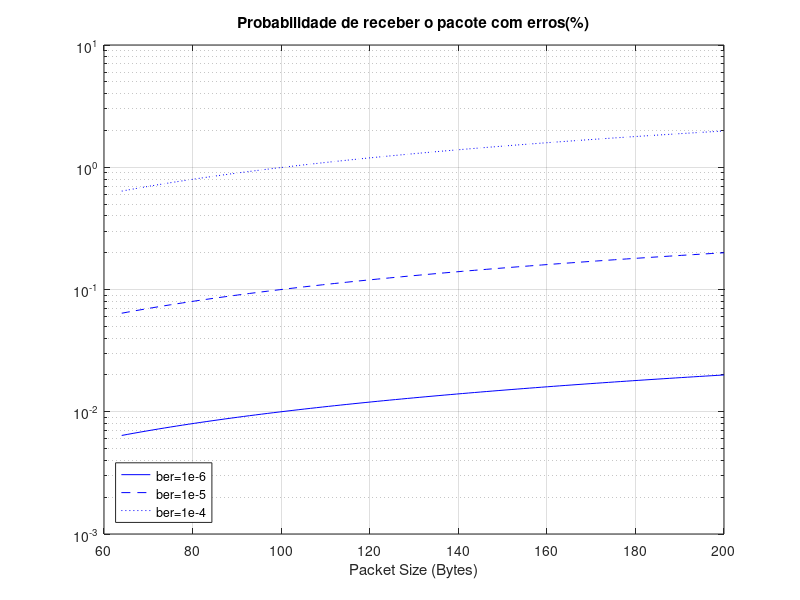

Write MATLAB code to recreate this figure.
%Task4

%4a
%π0 = 1/(1 + ∑(λ0/υ0))
%πn = π0/(1 + ∑(λ0/υ0))
% Interference >=10^-3 
% Normal < 10^-3

transitions = [8/600,5/200,2/50,1/5];

% calculo da probabilidade limite de processos de nascimento e morte

 tmp = transitions(1);
for i = 2:4
    sum = transitions(i);
    for j = 1:(i-1)
        sum = sum * transitions(j);
    end
    tmp = tmp + sum;
end

res_1 = 1/(1+ tmp);
res_2 = res_1*transitions(1);
res_3 = res_2*transitions(2);
res_4 = res_3*transitions(3);
res_5 = res_4*transitions(4);

X = [res_1 res_2 res_3 res_4 res_5];

prob_normal = X(1) + X(2) + X(3);
prob_interference = X(4) + X(5);

disp(' ');
disp("Ex4.a.");
disp("Probability of the link being in normal state = " + prob_normal);
disp("Probability of the link being in interference state = " + prob_interference);

%4b
disp(' ');
disp("Ex4.b.");
average_normal = ((X(1) * 10^-6) + (X(2) * 10^-5) + (X(3) * 10^-4))/prob_normal; 
average_interference = ((X(4)*10^-3) + (X(5)*10^-2))/prob_interference;
disp("Average ber of the link in normal state = " + average_normal);
disp("Average ber of the link in interference state = " + average_interference);

%4c
disp(' ');
disp("Ex4.c.");
% Packet size from 64 bytes to 200 bytes
n = linspace(64, 200);
%No Errors
i = 0;
p_normal = [(10^-6), (10^-5), (10^-4)];

f1 = (1 - (p_normal(1)^i * (1 - p_normal(1)).^(n))) * 100;
f2 = (1 - (p_normal(2)^i * (1 - p_normal(2)).^(n))) * 100;
f3 = (1 - (p_normal(3)^i * (1 - p_normal(3)).^(n))) * 100;

figure(1);
semilogy(n, f1, 'b-', n, f2, 'b--', n, f3, 'b:');
grid on
title("Probabilidade de receber o pacote com erros(%)")
xlabel('Packet Size (Bytes)')
legend('ber=1e-6', 'ber=1e-5', 'ber=1e-4', 'location', 'southwest')




